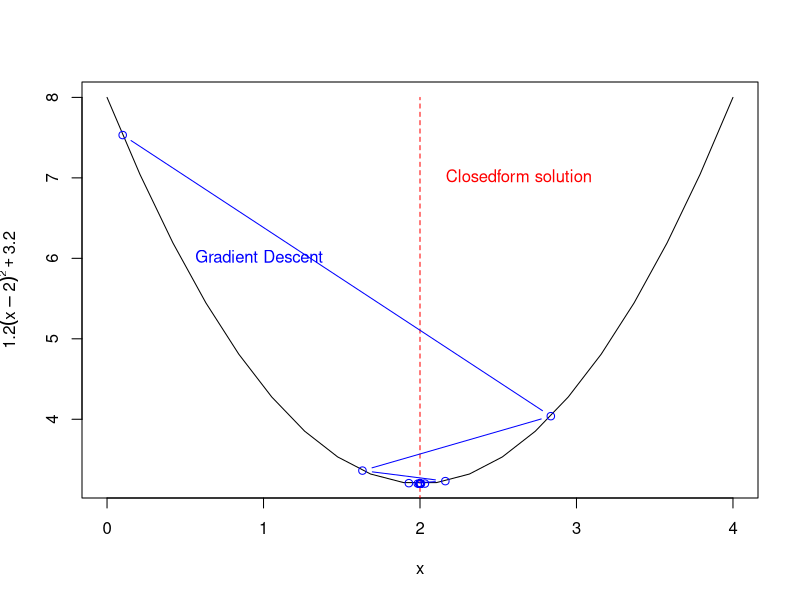

Generate this figure with R:
## ---- chunk 1
xs <- seq(0, 4,len=20) # create some values
 
# define the function we want to optimize
f <-  function(x) { 
  1.2 * (x-2)^2 + 3.2
}
 
# plot the function 
plot(xs, f (xs), 
     type="l", 
     xlab="x", 
     ylab=expression(1.2(x-2)^2 +3.2))
 
# calculate the gradient df/dx
grad <- function(x){
  1.2*2*(x-2)
}
 
 
# df/dx = 2.4(x-2), if x = 2 then 2.4(2-2) = 0
# The actual solution we will approximate with gradeint descent
# is  x = 2 as depicted in the plot below
 
lines (c (2,2), c (3,8), col="red",lty=2)
text (2.1,7, "Closedform solution",col="red",pos=4)



# gradient descent implementation
x <- 0.1       # initialize the first guess for x-value
xtrace <- x    # store x -values for graphing purposes (initial)
ftrace <- f(x) # store y-values (function eval at x) for graphing purposes (initial)

stepFactor <- 0.6 # learning rate 'alpha'

for (step in 1:100) {
  x <- x - stepFactor * grad(x) # gradient descent update
  xtrace <- c(xtrace, x) # update for graph
  ftrace <- c(ftrace, f(x)) # update for graph
}
 
lines (xtrace, ftrace, type="b", col="blue")
text (0.5, 6, "Gradient Descent", col="blue",pos= 4)
 
# print final value of x
print(x) # x converges to 2.0
